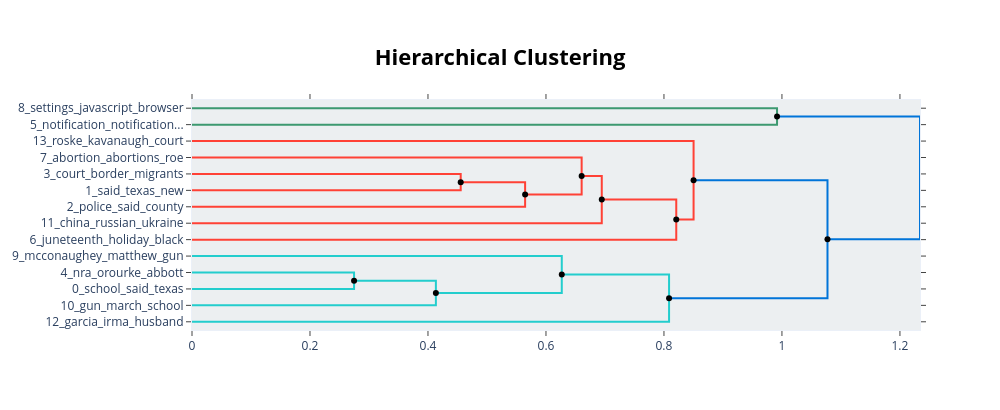

Here is the notebook cell this chart was saved with:
### Code cell
hier_topics = topic_model.hierarchical_topics(texts)
fig_h = topic_model.visualize_hierarchy(hierarchical_topics=hier_topics)
fig_h  # Use this to identify adjacent/close topics to merge

### Figure 1 — Plotly figure (JSON) as saved in the notebook; plotly's stock layout.template omitted (floating-point values rounded to 4 significant figures)
{"data": [{"hoverinfo": "text", "marker": {"color": "rgb(61,153,112)"}, "mode": "lines", "text": ["settings_javascript_browser_premium_enable", "", "", "notification_notifications_matching_saving_saved"], "type": "scatter", "x": [0.0, 0.9917, 0.9917, 0.0], "xaxis": "x", "y": [-5.0, -5.0, -15.0, -15.0], "yaxis": "y"}, {"hoverinfo": "text", "marker": {"color": "rgb(255,65,54)"}, "mode": "lines", "text": ["court_border_migrants_texas_law", "", "", "said_texas_new_company_like"], "type": "scatter", "x": [0.0, 0.4555, 0.4555, 0.0], "xaxis": "x", "y": [-45.0, -45.0, -55.0, -55.0], "yaxis": "y"}, {"hoverinfo": "text", "marker": {"color": "rgb(255,65,54)"}, "mode": "lines", "text": ["said_texas_court_new_company", "", "", "police_said_county_texas_man"], "type": "scatter", "x": [0.4555, 0.5646, 0.5646, 0.0], "xaxis": "x", "y": [-50.0, -50.0, -65.0, -65.0], "yaxis": "y"}, {"hoverinfo": "text", "marker": {"color": "rgb(255,65,54)"}, "mode": "lines", "text": ["abortion_abortions_roe_pregnancy_women", "", "", "said_texas_court_new_years"], "type": "scatter", "x": [0.0, 0.6605, 0.6605, 0.5646], "xaxis": "x", "y": [-35.0, -35.0, -57.5, -57.5], "yaxis": "y"}, {"hoverinfo": "text", "marker": {"color": "rgb(255,65,54)"}, "mode": "lines", "text": ["said_texas_court_new_abortion", "", "", "china_russian_ukraine_said_russia"], "type": "scatter", "x": [0.6605, 0.6946, 0.6946, 0.0], "xaxis": "x", "y": [-46.25, -46.25, -75.0, -75.0], "yaxis": "y"}, {"hoverinfo": "text", "marker": {"color": "rgb(255,65,54)"}, "mode": "lines", "text": ["said_texas_court_new_state", "", "", "juneteenth_holiday_black_slavery_emancipation"], "type": "scatter", "x": [0.6946, 0.8208, 0.8208, 0.0], "xaxis": "x", "y": [-60.62, -60.62, -85.0, -85.0], "yaxis": "y"}, {"hoverinfo": "text", "marker": {"color": "rgb(255,65,54)"}, "mode": "lines", "text": ["roske_kavanaugh_court_supreme_justice", "", "", "said_texas_court_new_state"], "type": "scatter", "x": [0.0, 0.8502, 0.8502, 0.8208], "xaxis": "x", "y": [-25.0, -25.0, -72.81, -72.81], "yaxis": "y"}, {"hoverinfo": "text", "marker": {"color": "rgb(35,205,205)"}, "mode": "lines", "text": ["nra_orourke_abbott_gun_texas", "", "", "school_said_texas_shooting_gun"], "type": "scatter", "x": [0.0, 0.2747, 0.2747, 0.0], "xaxis": "x", "y": [-105.0, -105.0, -115.0, -115.0], "yaxis": "y"}, {"hoverinfo": "text", "marker": {"color": "rgb(35,205,205)"}, "mode": "lines", "text": ["school_said_texas_gun_shooting", "", "", "gun_march_school_violence_students"], "type": "scatter", "x": [0.2747, 0.4134, 0.4134, 0.0], "xaxis": "x", "y": [-110.0, -110.0, -125.0, -125.0], "yaxis": "y"}, {"hoverinfo": "text", "marker": {"color": "rgb(35,205,205)"}, "mode": "lines", "text": ["mcconaughey_matthew_gun_actor_uvalde", "", "", "school_said_gun_texas_shooting"], "type": "scatter", "x": [0.0, 0.6268, 0.6268, 0.4134], "xaxis": "x", "y": [-95.0, -95.0, -117.5, -117.5], "yaxis": "y"}, {"hoverinfo": "text", "marker": {"color": "rgb(35,205,205)"}, "mode": "lines", "text": ["school_said_gun_texas_shooting", "", "", "garcia_irma_husband_heart_died"], "type": "scatter", "x": [0.6268, 0.8087, 0.8087, 0.0], "xaxis": "x", "y": [-106.2, -106.2, -135.0, -135.0], "yaxis": "y"}, {"hoverinfo": "text", "marker": {"color": "rgb(0,116,217)"}, "mode": "lines", "text": ["said_texas_court_new_people", "", "", "school_said_gun_texas_shooting"], "type": "scatter", "x": [0.8502, 1.077, 1.077, 0.8087], "xaxis": "x", "y": [-48.91, -48.91, -120.6, -120.6], "yaxis": "y"}, {"hoverinfo": "text", "marker": {"color": "rgb(0,116,217)"}, "mode": "lines", "text": ["notification_notifications_matching_saving_items", "", "", "said_texas_school_gun_shooting"], "type": "scatter", "x": [0.9917, 1.234, 1.234, 1.077], "xaxis": "x", "y": [-10.0, -10.0, -84.77, -84.77], "yaxis": "y"}, {"hoverinfo": "text", "hovertext": ["said_texas_court_new_company", "said_texas_court_new_abortion", "said_texas_court_new_state", "school_said_texas_gun_shooting", "school_said_gun_texas_shooting", "said_texas_court_new_people", "notification_notifications_matching_saving_items"], "marker": {"color": "black"}, "mode": "markers", "showlegend": false, "type": "scatter", "x": [0.4555, 0.6605, 0.6946, 0.2747, 0.6268, 0.8502, 0.9917], "y": [-50, -46.25, -60.62, -110, -106.2, -48.91, -10]}, {"hoverinfo": "text", "hovertext": ["said_texas_court_new_years", "said_texas_court_new_state", "school_said_gun_texas_shooting", "school_said_gun_texas_shooting", "said_texas_school_gun_shooting"], "marker": {"color": "black"}, "mode": "markers", "showlegend": false, "type": "scatter", "x": [0.5646, 0.8208, 0.4134, 0.8087, 1.077], "y": [-57.5, -72.81, -117.5, -120.6, -84.77]}], "layout": {"autosize": false, "height": 410, "hoverlabel": {"bgcolor": "white", "font": {"family": "Rockwell", "size": 16}}, "hovermode": "closest", "plot_bgcolor": "#ECEFF1", "showlegend": false, "title": {"font": {"color": "Black", "size": 22}, "text": "<b>Hierarchical Clustering</b>", "x": 0.5, "xanchor": "center", "yanchor": "top"}, "width": 1000, "xaxis": {"mirror": "allticks", "rangemode": "tozero", "showgrid": false, "showline": true, "showticklabels": true, "ticks": "outside", "type": "linear", "zeroline": false}, "yaxis": {"mirror": "allticks", "range": [-140, 0], "rangemode": "tozero", "showgrid": false, "showline": true, "showticklabels": true, "tickmode": "array", "ticks": "outside", "ticktext": ["8_settings_javascript_browser", "5_notification_notification...", "13_roske_kavanaugh_court", "7_abortion_abortions_roe", "3_court_border_migrants", "1_said_texas_new", "2_police_said_county", "11_china_russian_ukraine", "6_juneteenth_holiday_black", "9_mcconaughey_matthew_gun", "4_nra_orourke_abbott", "0_school_said_texas", "10_gun_march_school", "12_garcia_irma_husband"], "tickvals": [-5, -15, -25, -35, -45, -55, -65, -75, -85, -95, -105, -115, -125, -135], "type": "linear", "zeroline": false}}}
